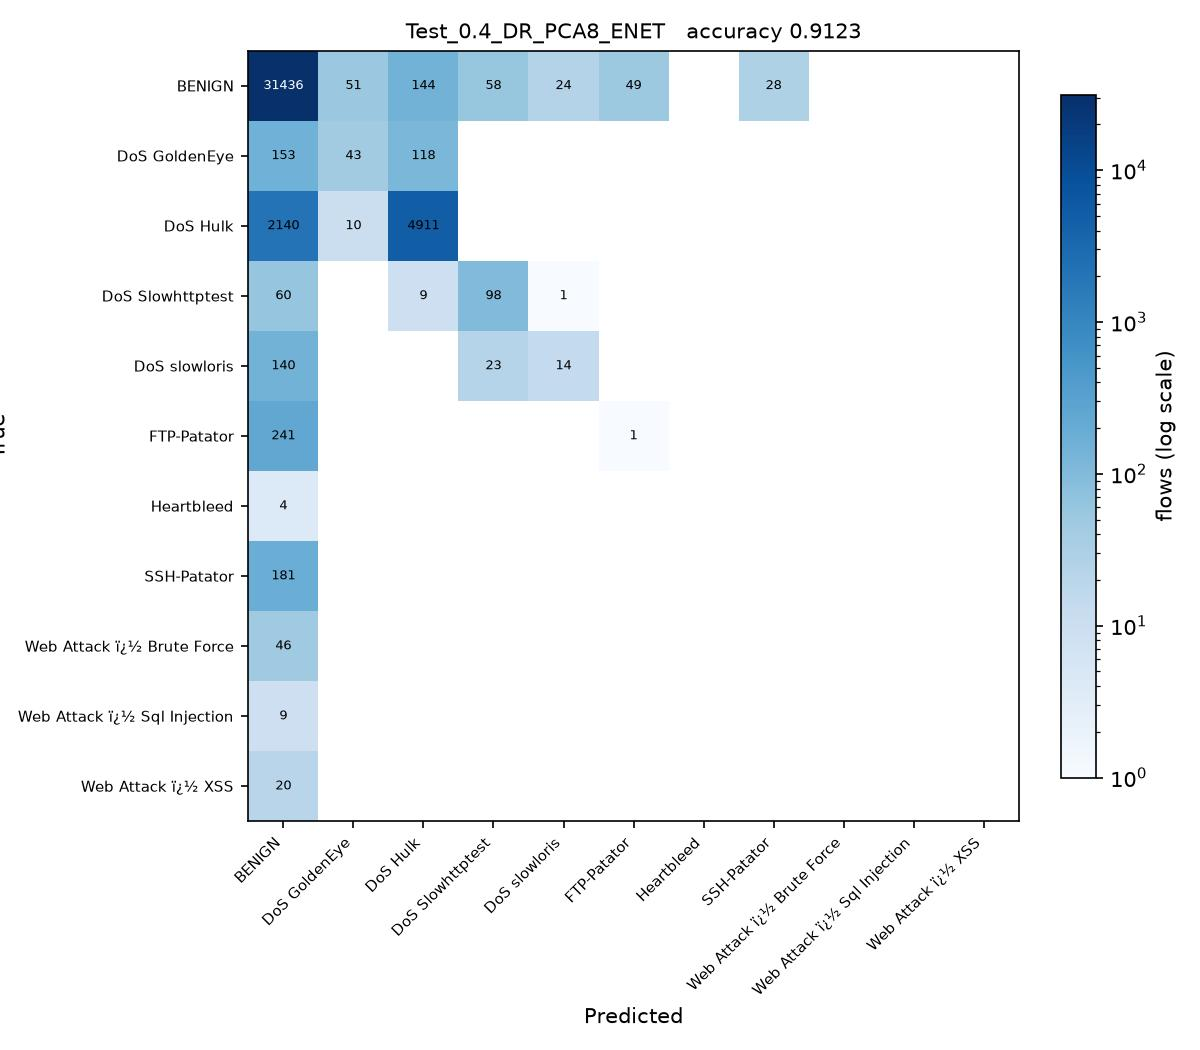

The Python source for this figure:
# Test_0.4_DR_PCA8_ENET.py
#
# Test size 0.4  |  PCA, 8 components  |  Elastic Net -> SGDClassifier(penalty='elasticnet') (sheet #5)
#
# This is SGDC_60_40.py with the changes marked CHANGE below and nothing else.
#
# Sheet entry 5 is ElasticNet(alpha=0.1, l1_ratio=0.5), a regressor. The
# elasticnet penalty and l1_ratio=0.5 are carried over exactly; alpha is left
# at the SGDClassifier default for the same reason as entry 4.

import os
from pathlib import Path

# CHANGE 1: run from the project folder, so the CSV names below resolve, and
# read them as latin-1. The Web Attack labels contain byte 0x96, which the
# default utf-8 decoder rejects with UnicodeDecodeError.
os.chdir(Path(__file__).resolve().parent.parent)
import numpy as np
import pandas as pd

df1 = pd.read_csv(r'C:\Users\Karthika\OneDrive\Desktop\ACN_PCA_75_Runs\Scripts\Tuesday-WorkingHours.pcap_ISCX (1).csv', low_memory=True, encoding='latin-1')
df2 = pd.read_csv(r'C:\Users\Karthika\OneDrive\Desktop\ACN_PCA_75_Runs\Scripts\Wednesday-workingHours.pcap_ISCX.csv', low_memory=True, encoding='latin-1')
df3 = pd.read_csv(r'C:\Users\Karthika\OneDrive\Desktop\ACN_PCA_75_Runs\Scripts\Thursday-WorkingHours-Morning-WebAttacks.pcap_ISCX.csv', low_memory=True, encoding='latin-1')

dataset = pd.concat([df1, df2, df3], ignore_index=True)

dataset.columns = dataset.columns.str.strip()

# CHANGE 2: a stratified sample of 100000 flows, the same for every run.
# The full three captures hold about 1.3 million flows, which makes 75 runs
# impractical. At least 50 flows of every class are kept.
label = dataset.columns[-1]
dataset = pd.concat(
    [g.sample(n=min(len(g), max(50, round(100000 * len(g) / len(dataset)))), random_state=0)
     for _, g in dataset.groupby(label)],
    ignore_index=True
)

X = dataset.iloc[:, :-1]
y = dataset.iloc[:, -1]

X = X.apply(pd.to_numeric, errors='coerce')

X.replace([np.inf, -np.inf], np.nan, inplace=True)

from sklearn.impute import SimpleImputer

imputer = SimpleImputer(missing_values=np.nan, strategy='mean')
X = imputer.fit_transform(X)

from sklearn.preprocessing import LabelEncoder

labelencoder_y = LabelEncoder()
y = labelencoder_y.fit_transform(y)

from sklearn.model_selection import train_test_split

X_train, X_test, y_train, y_test = train_test_split(
    X,
    y,
    test_size=0.4,   # CHANGE 3: test size
    random_state=0,
    stratify=y
)

# CHANGE 4: PCA, from PCA_LDA_KErnel_PCA_CODE.pdf (fitted on training data only).
# PCA follows the directions of largest variance, so the features have to be on
# a common scale first, otherwise the components just track whichever column has
# the biggest units. The scaler is fitted on the training split only.
from sklearn.preprocessing import StandardScaler
from sklearn.decomposition import PCA

scaler = StandardScaler()
X_train = scaler.fit_transform(X_train)
X_test = scaler.transform(X_test)

pca = PCA(n_components=8)
X_train = pca.fit_transform(X_train)          # no labels: PCA is unsupervised
X_test = pca.transform(X_test)
print("\nVariance explained by 8 components : {:.4f}".format(pca.explained_variance_ratio_.sum()))

# CHANGE 5: Elastic Net -> SGDClassifier(penalty='elasticnet') (sheet #5) in place of SGDClassifier
from sklearn.linear_model import SGDClassifier

classifier = SGDClassifier(
    loss='hinge',
    penalty='elasticnet',
    l1_ratio=0.5,
    alpha=0.0001,
    max_iter=1000,
    tol=1e-3,
    random_state=0
)

classifier.fit(X_train, y_train)

y_pred = classifier.predict(X_test) 

from sklearn.metrics import confusion_matrix
from sklearn.metrics import accuracy_score
from sklearn.metrics import precision_score
from sklearn.metrics import recall_score
from sklearn.metrics import f1_score
from sklearn.metrics import classification_report

cm = confusion_matrix(y_test, y_pred)

print("Confusion Matrix:\n")
print(cm)

print("\nAccuracy : {:.4f}".format(accuracy_score(y_test, y_pred)))
print("\nPrecision : {:.4f}".format(precision_score(y_test, y_pred, average='weighted')))
print("\nRecall : {:.4f}".format(recall_score(y_test, y_pred, average='weighted')))
print("\nF1 Score : {:.4f}".format(f1_score(y_test, y_pred, average='weighted')))

print("\nClassification Report:\n")
print(classification_report(y_test, y_pred))
# CHANGE 6: save the confusion matrix as Test_0.4_DR_PCA8_ENET.jpg and record the result
import matplotlib
matplotlib.use('Agg')
import matplotlib.pyplot as plt
from matplotlib.colors import LogNorm

here = Path(__file__).resolve().parent
names = [str(c) for c in labelencoder_y.classes_]
fig, ax = plt.subplots(figsize=(8, 7))
im = ax.imshow(cm, cmap='Blues', norm=LogNorm(vmin=1))
ax.set_xticks(range(len(names)), names, rotation=45, ha='right', fontsize=7)
ax.set_yticks(range(len(names)), names, fontsize=7)
ax.set_xlabel('Predicted')
ax.set_ylabel('True')
ax.set_title('Test_0.4_DR_PCA8_ENET   accuracy {:.4f}'.format(accuracy_score(y_test, y_pred)), fontsize=10)
for i in range(cm.shape[0]):
    for j in range(cm.shape[1]):
        if cm[i, j]:
            ax.text(j, i, cm[i, j], ha='center', va='center', fontsize=6,
                    color='white' if cm[i, j] > cm.max() / 3 else 'black')
fig.colorbar(im, ax=ax, fraction=0.04, label='flows (log scale)')
fig.tight_layout()
fig.savefig(here / 'Test_0.4_DR_PCA8_ENET.jpg', dpi=150)
plt.close(fig)

row = pd.DataFrame([{
    'Test': 0.4, 'DR': 'PCA8', 'Clas': 'ENET',
    'Acc': round(accuracy_score(y_test, y_pred), 4),
    'Pre': round(precision_score(y_test, y_pred, average='weighted', zero_division=0), 4),
    'Rec': round(recall_score(y_test, y_pred, average='weighted', zero_division=0), 4),
    'F1': round(f1_score(y_test, y_pred, average='weighted', zero_division=0), 4),
    'script': 'Test_0.4_DR_PCA8_ENET',
}])
out = here.parent / 'results' / '75_runs.csv'
out.parent.mkdir(exist_ok=True)
if out.exists():
    old = pd.read_csv(out)
    row = pd.concat([old[old['script'] != 'Test_0.4_DR_PCA8_ENET'], row], ignore_index=True)
row.to_csv(out, index=False)
